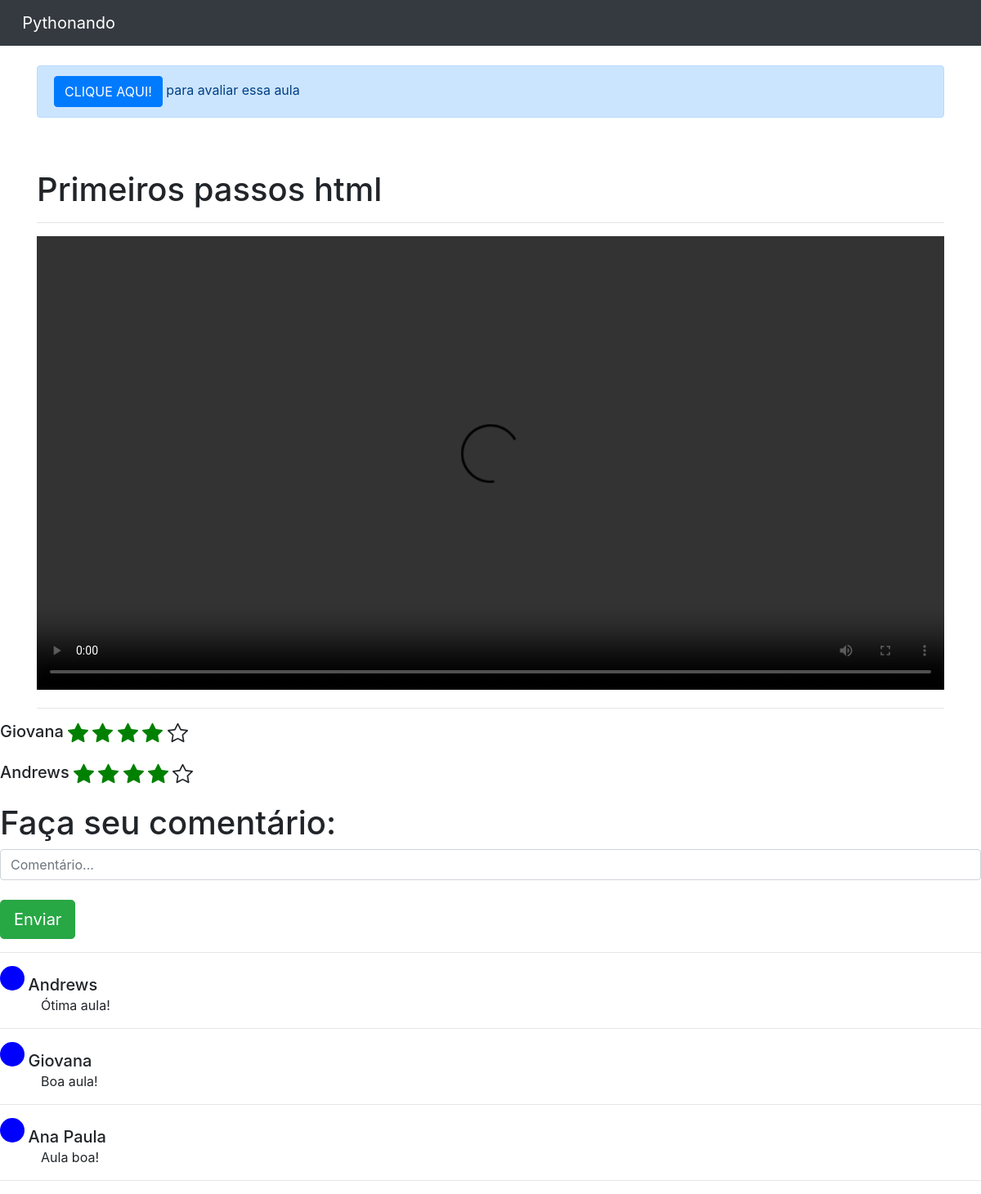
The app's page /home/aula/1 (signed in) with its own data.
### cursos/models.py (models this page shows, shortened)
class Aulas(models.Model):
    nome = models.CharField(max_length = 100)
    descricao = models.TextField()
    aula = models.FileField(upload_to = "aulas")
    curso = models.ForeignKey(Cursos, on_delete = models.DO_NOTHING)
    class Meta:
        verbose_name = "Aula"
        verbose_name_plural = "Aulas"

class NotasAulas(models.Model):
    choices = (
        ('p', 'Péssimo'),
        ('r', 'Ruim'),
        ('re', 'Regular'),
        ('b', 'bom'),
        ('o', 'Ótimo')
    )
    aula = models.ForeignKey(Aulas, on_delete=models.DO_NOTHING)
    nota = models.CharField(max_length=50, choices=choices)
    usuario = models.ForeignKey(Usuario, on_delete=models.DO_NOTHING)
    class Meta:
        verbose_name = "Notas aula"
        verbose_name_plural = "Notas Aulas"

class Comentarios(models.Model):
    usuario = models.ForeignKey(Usuario, on_delete = models.DO_NOTHING)
    comentario = models.TextField()
    data = models.DateTimeField(default = datetime.now)
    aula = models.ForeignKey(Aulas, on_delete = models.DO_NOTHING)
    class Meta:
        verbose_name = "Comentario"
        verbose_name_plural = "Comentarios"

### usuarios/models.py (models this page shows)
class Usuario(models.Model):
    nome = models.CharField(max_length = 50)
    email = models.EmailField()
    senha = models.CharField(max_length = 64)
    def __str__(self) -> str:
        return self.nome
    class Meta:
        verbose_name = "Usuario"
        verbose_name_plural = "Usuarios"

### cursos/views.py (the view)
# urls.py: path('aula/<int:id>', views.aula, name = 'aula'),
def aula(request, id):
    if request.session.get('usuario'):
        aula = Aulas.objects.get(id = id)
        usuario_id = request.session['usuario']
        comentarios = Comentarios.objects.filter(aula = aula).order_by('-data')
        request_usuario = request.session.get('usuario')
        usuario_avaliou = NotasAulas.objects.filter(aula_id = id).filter(usuario_id = request_usuario)
        avaliacoes = NotasAulas.objects.filter(aula_id = id) #exibir todas as avaliacoes
        return render(request, 'aula.html', {'aula': aula,
                                            'usuario_id': usuario_id,
                                            'comentarios': comentarios,
                                            'request_usuario': request_usuario,
                                            'usuario_avaliou': usuario_avaliou,
                                            'avaliacoes': avaliacoes})
    else:
        return redirect('/auth/login/?status=2')

### cursos/templatestags/filtros.py (called while the page is built)
@register.filter
def return_list(value, arg):
    return [i for i in range(int(arg))]

### cursos/templates/aula.html (shortened to what this page needs)
{% extends 'base.html'%}
{% load filtros %}
{% block 'body' %}
<div class="container">
    {% if not usuario_avaliou %}
    <br>
        <div class="alert alert-primary" role="alert">
            <button type="button" class="btn btn-primary" data-toggle="modal" data-target="#exampleModal">
                CLIQUE AQUI!
            </button> para avaliar essa aula
        </div>
    {% endif %}
    <br>
    <br>
    <h1>{{aula.nome}}</h1>
    <hr>
    <video  width="100%" controls>
        <source src="{{aula.aula.url}}" type="video/mp4">
    </video>
    <hr>
    </div>
    <div id="avaliacoes">
        {% for i in avaliacoes%}
        <h5 style="display: inline;">
            {{i.usuario}}
        </h5>
        <br>
        <br>
        {% endfor %}
    </div>
    <h1>Faça seu comentário: </h1>
    <input id="comentario" type="text" placeholder="Comentário..." class="form-control">
    <br>
    <input onclick="envia_comentario()" type="button" value="Enviar" class="btn btn-success btn-lg">
    <hr>
    <div id="comentarios">
        {% for i in comentarios%}
        <div style="background-color: blue; width: 30px; height: 30px; border-radius: 15px; display: inline-block;"></div>
        <h5 style="display: inline;">{{i.usuario}}</h5>
        <p style="margin-left: 50px;">{{i.comentario}}</p>
        <hr>
        {% endfor %}
    </div>
{% endblock %}

### records on screen
Aulas: nome "Primeiros passos html"
NotasAulas: usuario "Giovana", nota "b" (drawn)
NotasAulas: usuario "Andrews", nota "b" (drawn)
Comentarios: usuario "Andrews", comentario "Ótima aula!"
Comentarios: usuario "Giovana", comentario "Boa aula!"
Comentarios: usuario "Ana Paula", comentario "Aula boa!"
